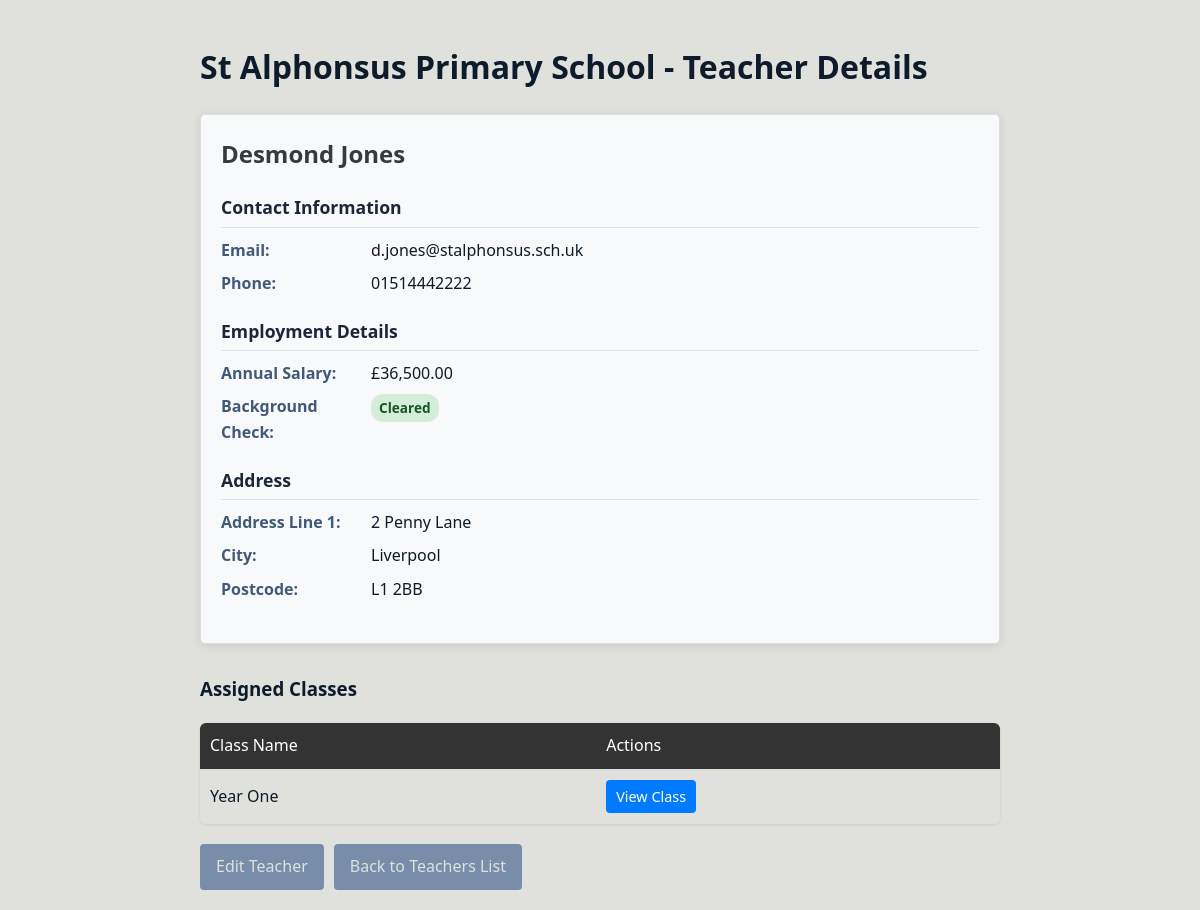
Page /teachers/view_teacher.php?id=2 on the committed database.
### tables this page shows
CREATE TABLE `Teachers` (
  `teacher_id` int(11) NOT NULL,
  `first_name` varchar(50) NOT NULL,
  `last_name` varchar(50) NOT NULL,
  `address_line1` varchar(100) NOT NULL,
  `address_line2` varchar(100) DEFAULT NULL,
  `city` varchar(50) NOT NULL,
  `postcode` varchar(10) NOT NULL,
  `phone` varchar(20) DEFAULT NULL,
  `email` varchar(100) NOT NULL,
  `annual_salary` decimal(10,2) NOT NULL,
  `background_check_status` enum('Pending','Cleared','Expired','Not Required') NOT NULL DEFAULT 'Pending'
);

CREATE TABLE `Classes` (
  `class_id` int(11) NOT NULL,
  `class_name` enum('Reception Year','Year One','Year Two','Year Three','Year Four','Year Five','Year Six') NOT NULL,
  `capacity` int(10) UNSIGNED NOT NULL,
  `teacher_id` int(11) DEFAULT NULL
);

### teachers/view_teacher.php (the view, shortened to what this page needs)
<?php
require_once(__DIR__ . '/../includes/db_connect.php');
$teacher_id = filter_input(INPUT_GET, 'id', FILTER_VALIDATE_INT);
if ($teacher_id === false || $teacher_id <= 0) {
    $message = "Invalid teacher ID provided.";
    $teacher = null;
    $assigned_classes = [];
} else {
    $sql_teacher = "SELECT * FROM Teachers WHERE teacher_id = ?";
    if ($stmt_teacher = $mysqli->prepare($sql_teacher)) {
        $stmt_teacher->bind_param("i", $teacher_id);
        if ($stmt_teacher->execute()) {
            $result_teacher = $stmt_teacher->get_result();
            if ($result_teacher->num_rows > 0) {
                $teacher = $result_teacher->fetch_assoc();
                $sql_classes = "SELECT class_id, class_name
                               FROM Classes
                               WHERE teacher_id = ?
                               ORDER BY class_name";
                if ($stmt_classes = $mysqli->prepare($sql_classes)) {
                    $stmt_classes->bind_param("i", $teacher_id);
                    if ($stmt_classes->execute()) {
                        $result_classes = $stmt_classes->get_result();
                        $assigned_classes = [];
                        while ($row = $result_classes->fetch_assoc()) {
                            $assigned_classes[] = $row;
                        }
                    } else {
                        $message = "Error fetching assigned classes: " . htmlspecialchars($stmt_classes->error);
                    }
                } else {
                    $message = "Error preparing classes statement: " . htmlspecialchars($mysqli->error);
                }
            } else {
                $message = "Teacher not found with ID: " . htmlspecialchars($teacher_id);
                $teacher = null;
                $assigned_classes = [];
            }
        } else {
            $message = "Error executing query: " . htmlspecialchars($stmt_teacher->error);
        }
    } else {
        $message = "Error preparing statement: " . htmlspecialchars($mysqli->error);
    }
}
function getStatusClass($status) {
    switch ($status) {
        case 'Cleared':
            return 'status-cleared';
    }
}
?>
<!DOCTYPE html>
<html lang="en">
<head>
    <link rel="stylesheet" href="../css/style.css">
</head>
<body>
    <div class="container">
        <h1>St Alphonsus Primary School - Teacher Details</h1>
        <?php if (isset($teacher)): ?>
            <div class="teacher-details">
                <h2><?php echo htmlspecialchars($teacher['first_name'] . ' ' . $teacher['last_name']); ?></h2>
                <div class="info-section">
                    <h3>Contact Information</h3>
                    <div class="info-row">
                        <div class="info-label">Email:</div>
                        <div><?php echo htmlspecialchars($teacher['email']); ?></div>
                    </div>
                    <?php if (!empty($teacher['phone'])): ?>
                    <div class="info-row">
                        <div class="info-label">Phone:</div>
                        <div><?php echo htmlspecialchars($teacher['phone']); ?></div>
                    </div>
                    <?php endif; ?>
                </div>
                <div class="info-section">
                    <h3>Employment Details</h3>
                    <div class="info-row">
                        <div class="info-label">Annual Salary:</div>
                        <div><?php echo '£' . number_format($teacher['annual_salary'], 2); ?></div>
                    </div>
                    <div class="info-row">
                        <div class="info-label">Background Check:</div>
                        <div>
                            <span class="status-badge <?php echo getStatusClass($teacher['background_check_status']); ?>">
                                <?php echo htmlspecialchars($teacher['background_check_status']); ?>
                            </span>
                        </div>
                    </div>
                </div>
                <div class="info-section">
                    <h3>Address</h3>
                    <div class="info-row">
                        <div class="info-label">Address Line 1:</div>
                        <div><?php echo htmlspecialchars($teacher['address_line1']); ?></div>
                    </div>
                    <div class="info-row">
                        <div class="info-label">City:</div>
                        <div><?php echo htmlspecialchars($teacher['city']); ?></div>
                    </div>
                    <div class="info-row">
                        <div class="info-label">Postcode:</div>
                        <div><?php echo htmlspecialchars($teacher['postcode']); ?></div>
                    </div>
                </div>
            </div>
            <h3>Assigned Classes</h3>
            <?php if (empty($assigned_classes)): ?>
                <div class="empty-list-message">
                    <p>No classes are currently assigned to this teacher.</p>
                </div>
            <?php else: ?>
                <table>
                    <thead>
                        <tr>
                            <th>Class Name</th>
                            <th>Actions</th>
                        </tr>
                    </thead>
                    <tbody>
                        <?php foreach ($assigned_classes as $class): ?>
                            <tr>
                                <td><?php echo htmlspecialchars($class['class_name']); ?></td>
                                <td>
                                    <a href="../classes/view_class.php?id=<?php echo $class['class_id']; ?>" class="btn btn-primary" style="padding: 5px 10px; font-size: 0.9em;">View Class</a>
                                </td>
                            </tr>
                        <?php endforeach; ?>
                    </tbody>
                </table>
            <?php endif; ?>
            <div class="actions">
                <a href="edit_teacher.php?id=<?php echo $teacher_id; ?>" class="btn btn-primary">Edit Teacher</a>
                <a href="view_teachers.php" class="btn btn-secondary">Back to Teachers List</a>
            </div>
        <?php else: ?>
            <p>Invalid teacher ID or teacher not found. <a href="view_teachers.php">Return to Teachers List</a></p>
        <?php endif; ?>
    </div>
</body>
</html>

### css/style.css (style rules this page uses)
body { font-family: 'Segoe UI', Tahoma, Geneva, Verdana, sans-serif; line-height: 1.6; color: #0d1b2aff; background-color: #e0e1ddff; margin: 0; padding: 0; }
.container { max-width: 800px; margin: 0 auto; padding: 20px; }
.actions { margin-top: 25px; display: flex; gap: 10px; }
.actions a { display: inline-block; padding: 10px 16px; background-color: #778da9ff; color: #e0e1ddff; text-decoration: none; border-radius: 4px; transition: background-color 0.3s; font-weight: 500; }
table { width: 100%; border-collapse: collapse; margin-top: 25px; border-radius: 6px; overflow: hidden; box-shadow: 0 1px 3px rgba(0,0,0,0.1); }
th, td { padding: 12px 15px; text-align: left; }
th { background-color: #1b263bff; color: #e0e1ddff; font-weight: 500; cursor: pointer; }
.teacher-details, .class-details, .parent-details, .pupil-card { background-color: white; border-radius: 8px; padding: 25px; margin-bottom: 30px; box-shadow: 0 2px 10px rgba(13, 27, 42, 0.1); }
.info-section { margin-bottom: 25px; }
.info-section h3 { font-size: 1.2em; border-bottom: 2px solid #778da9ff; padding-bottom: 8px; margin-bottom: 15px; color: #1b263bff; font-weight: 600; }
.info-row { display: flex; margin-bottom: 10px; }
.info-label { font-weight: 600; width: 150px; flex-shrink: 0; color: #415a77ff; }
.btn { display: inline-block; padding: 10px 16px; text-decoration: none; border-radius: 4px; border: none; cursor: pointer; font-size: 1em; text-align: center; font-weight: 500; transition: background-color 0.3s; }
.btn-primary { background-color: #415a77ff; color: #e0e1ddff; }
.btn-secondary { background-color: #778da9ff; color: #e0e1ddff; }
.status-badge { display: inline-block; padding: 4px 10px; border-radius: 20px; font-size: 0.85em; font-weight: 600; }
.status-cleared { background-color: #e0e1ddff; color: #1b263bff; }
table thead th { background-color: #333; color: white; }

### teachers/view_teacher.php (style rules this page uses)
.container { max-width: 800px; margin: 0 auto; padding: 20px; }
.teacher-details { background-color: #f8f9fa; border: 1px solid #ddd; border-radius: 5px; padding: 20px; margin-bottom: 30px; }
h2 { margin-top: 0; color: #343a40; }
.info-section { margin-bottom: 20px; }
.info-section h3 { font-size: 1.1em; border-bottom: 1px solid #dee2e6; padding-bottom: 5px; margin-bottom: 10px; }
.info-row { display: flex; margin-bottom: 8px; }
.info-label { font-weight: bold; width: 150px; flex-shrink: 0; }
table { width: 100%; border-collapse: collapse; margin-top: 20px; }
th, td { padding: 10px; text-align: left; border-bottom: 1px solid #ddd; }
th { background-color: #f2f2f2; }
.actions { margin-top: 20px; display: flex; gap: 10px; }
.btn { display: inline-block; padding: 8px 15px; text-decoration: none; border-radius: 4px; border: none; cursor: pointer; font-size: 1em; text-align: center; }
.btn-primary { background-color: #007bff; color: white; }
.btn-secondary { background-color: #6c757d; color: white; }
.status-badge { display: inline-block; padding: 3px 8px; border-radius: 12px; font-size: 0.85em; font-weight: bold; }
.status-cleared { background-color: #d4edda; color: #155724; }

### rows in the picture
teachers: first_name+last_name "Desmond Jones", email "d.jones@stalphonsus.sch.uk", phone "01514442222", annual_salary "36,500.00", background_check_status "Cleared", address_line1 "2 Penny Lane", city "Liverpool", postcode "L1 2BB"
classes: class_name "Year One"
